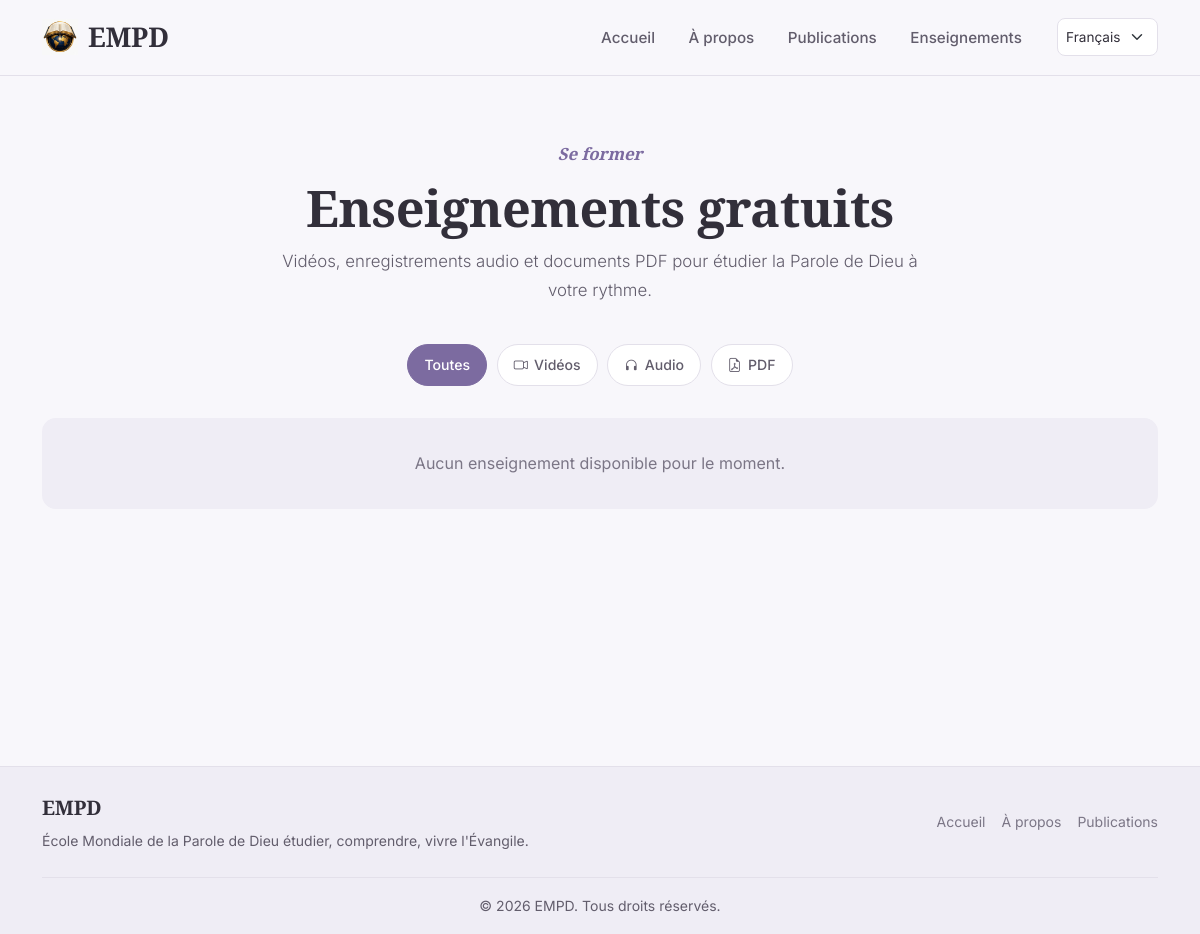
/formations/, run on an earlier commit of the app's database.
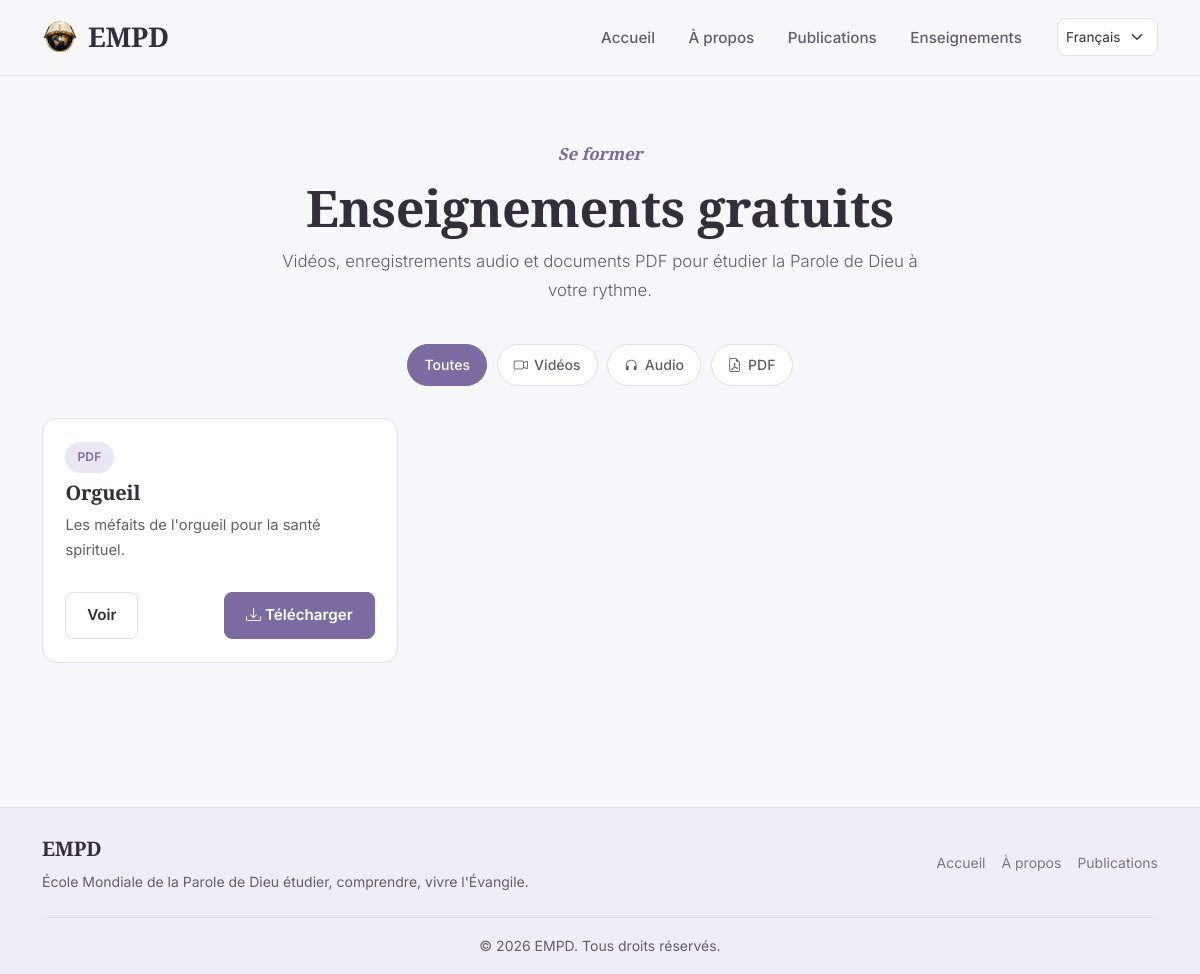
And on a later commit of the database.
### formations/models.py (models this page shows, shortened)
class Formation(models.Model):
    class TypeFormation(models.TextChoices):
        VIDEO = "VIDEO", "Vidéo"
        AUDIO = "AUDIO", "Audio"
        PDF = "PDF", "PDF"
    titre = models.CharField(max_length=200)
    description = models.TextField()
    categorie = models.ForeignKey(
        Categorie, on_delete=models.SET_NULL, null=True, blank=True, related_name="formations"
    )
    type_formation = models.CharField(max_length=10, choices=TypeFormation.choices)
    miniature = models.ImageField(upload_to="formations/miniatures/", blank=True, null=True)
    fichier = models.FileField(upload_to="formations/fichiers/", blank=True, null=True)
    lien_externe = models.URLField(blank=True, help_text="Lien externe si le contenu n'est pas hébergé ici")
    active = models.BooleanField(default=True)
    date_publication = models.DateTimeField(auto_now_add=True)
    class Meta:
        ordering = ["-date_publication"]

### formations/views.py (the view)
# urls.py: path("", views.FormationListView.as_view(), name="liste"),
class FormationListView(ListView):
    model = Formation
    template_name = "formations/liste.html"
    context_object_name = "formations"
    paginate_by = 12
    def get_queryset(self):
        qs = Formation.objects.filter(active=True).select_related("categorie")
        type_filtre = self.request.GET.get("type")
        if type_filtre in Formation.TypeFormation.values:
            qs = qs.filter(type_formation=type_filtre)
        return qs

### templates/formations/liste.html (shortened to what this page needs)
{% extends "base.html" %}
{% load i18n %}
{% block content %}
<section class="section-empd">
    <div class="page-header">
        <span class="eyebrow">{% trans "Se former" %}</span>
        <h1>{% trans "Enseignements gratuits" %}</h1>
        <p class="lead">
        </p>
    </div>
    <div class="filter-bar justify-content-center">
        <a href="?" class="filter-pill{% if not request.GET.type %} active{% endif %}">
            {% trans "Toutes" %}
        </a>
        <a href="?type=VIDEO" class="filter-pill{% if request.GET.type == 'VIDEO' %} active{% endif %}">
            <i class="bi bi-camera-video"></i> {% trans "Vidéos" %}
        </a>
        <a href="?type=AUDIO" class="filter-pill{% if request.GET.type == 'AUDIO' %} active{% endif %}">
            <i class="bi bi-headphones"></i> {% trans "Audio" %}
        </a>
        <a href="?type=PDF" class="filter-pill{% if request.GET.type == 'PDF' %} active{% endif %}">
            <i class="bi bi-file-earmark-pdf"></i> {% trans "PDF" %}
        </a>
    </div>
    <div class="row g-4">
        {% for f in formations %}
            <div class="col-sm-6 col-lg-4">
                <div class="formation-grid-card">
                    <div class="formation-body">
                        <span class="badge-empd mb-2 align-self-start">{{ f.get_type_formation_display }}</span>
                        <h5>{{ f.titre }}</h5>
                        <p>{{ f.description|truncatewords:18 }}</p>
                        <div class="formation-actions">
                            <a href="{% url 'formations:formation_detail' f.pk %}" class="btn btn-empd-outline btn-sm">
                                {% trans "Voir" %}
                            </a>
                            <a href="{% url 'formations:telecharger' f.pk %}" class="btn btn-empd-primary btn-sm">
                                <i class="bi bi-download"></i> {% trans "Télécharger" %}
                            </a>
                        </div>
                    </div>
                </div>
            </div>
        {% empty %}
            <div class="col-12">
                <div class="empty-state">
                    {% trans "Aucun enseignement disponible pour le moment." %}
                </div>
            </div>
        {% endfor %}
    </div>
</section>
{% endblock %}

What changed in the data, as far as the page shows it:
added Formation: type_formation "PDF", titre "Orgueil", description "Les méfaits de l'orgueil pour la santé spirituel."
Also different on the page:
text no longer shown: "Aucun enseignement disponible pour le moment."
